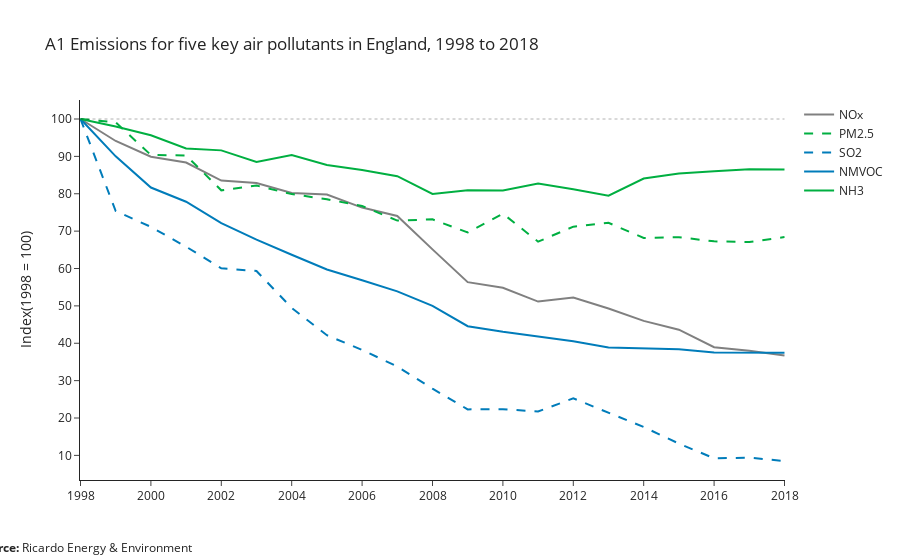

The notebook cell saved with this chart:
### Markdown cell above
### Use plot creation function

### Code cell
plot_A1(
    df=df_processed_chain,
    x='Year',
    y='Index',
    var='ShortPollName',
    var_colours={
        'NH3': '#00AF41',
        'PM2.5': '#00AF41',
        'NOx': 'Grey',
        'NMVOC': '#007CBA',
        'SO2': '#007CBA'
        },
    var_line_style={
        'NH3': 'solid',
        'PM2.5': 'dash',
        'NOx': 'solid',
        'NMVOC': 'solid',
        'SO2': 'dash'
        },
    title=f'A1 Emissions for five key air pollutants in England, {df_processed_chain.Year.min()} to {df_processed_chain.Year.max()}',
    labels={
        'ShortPollName': 'Pollutant'
        },
    title_x='',
    title_y=f'Index({df_processed_chain.Year.min()} = 100)',
    title_legend='', 
    source='Ricardo Energy & Environment'
)

### Figure 1 — Plotly figure (JSON) as saved in the notebook; plotly's stock layout.template omitted (floating-point values rounded to 4 significant figures)
{"data": [{"hovertemplate": "Pollutant=NOx<br>Year=%{x}<br>Index=%{y}<extra></extra>", "legendgroup": "NOx", "line": {"color": "Grey", "dash": "solid"}, "mode": "lines", "name": "NOx", "orientation": "v", "showlegend": true, "type": "scatter", "x": [1998, 1999, 2000, 2001, 2002, 2003, 2004, 2005, 2006, 2007, 2008, 2009, 2010, 2011, 2012, 2013, 2014, 2015, 2016, 2017, 2018], "xaxis": "x", "y": [100, 94.12, 89.91, 88.34, 83.52, 82.85, 80.21, 79.77, 76.3, 74.07, 65.12, 56.36, 54.84, 51.15, 52.21, 49.3, 45.99, 43.63, 38.94, 38.02, 36.73], "yaxis": "y"}, {"hovertemplate": "Pollutant=PM2.5<br>Year=%{x}<br>Index=%{y}<extra></extra>", "legendgroup": "PM2.5", "line": {"color": "#00AF41", "dash": "dash"}, "mode": "lines", "name": "PM2.5", "orientation": "v", "showlegend": true, "type": "scatter", "x": [1998, 1999, 2000, 2001, 2002, 2003, 2004, 2005, 2006, 2007, 2008, 2009, 2010, 2011, 2012, 2013, 2014, 2015, 2016, 2017, 2018], "xaxis": "x", "y": [100, 99.11, 90.37, 90.23, 80.91, 82.19, 79.91, 78.53, 76.72, 72.81, 73.14, 69.65, 74.67, 67.18, 71.2, 72.22, 68.17, 68.37, 67.27, 67.08, 68.41], "yaxis": "y"}, {"hovertemplate": "Pollutant=SO2<br>Year=%{x}<br>Index=%{y}<extra></extra>", "legendgroup": "SO2", "line": {"color": "#007CBA", "dash": "dash"}, "mode": "lines", "name": "SO2", "orientation": "v", "showlegend": true, "type": "scatter", "x": [1998, 1999, 2000, 2001, 2002, 2003, 2004, 2005, 2006, 2007, 2008, 2009, 2010, 2011, 2012, 2013, 2014, 2015, 2016, 2017, 2018], "xaxis": "x", "y": [100, 75.39, 71.13, 65.83, 60.05, 59.34, 49.46, 42.15, 38.21, 33.77, 27.85, 22.31, 22.35, 21.73, 25.26, 21.52, 17.59, 13.15, 9.222, 9.385, 8.498], "yaxis": "y"}, {"hovertemplate": "Pollutant=NMVOC<br>Year=%{x}<br>Index=%{y}<extra></extra>", "legendgroup": "NMVOC", "line": {"color": "#007CBA", "dash": "solid"}, "mode": "lines", "name": "NMVOC", "orientation": "v", "showlegend": true, "type": "scatter", "x": [1998, 1999, 2000, 2001, 2002, 2003, 2004, 2005, 2006, 2007, 2008, 2009, 2010, 2011, 2012, 2013, 2014, 2015, 2016, 2017, 2018], "xaxis": "x", "y": [100, 90.01, 81.66, 77.86, 72.14, 67.75, 63.67, 59.72, 56.84, 53.87, 49.98, 44.55, 43.08, 41.83, 40.56, 38.87, 38.63, 38.38, 37.51, 37.52, 37.45], "yaxis": "y"}, {"hovertemplate": "Pollutant=NH3<br>Year=%{x}<br>Index=%{y}<extra></extra>", "legendgroup": "NH3", "line": {"color": "#00AF41", "dash": "solid"}, "mode": "lines", "name": "NH3", "orientation": "v", "showlegend": true, "type": "scatter", "x": [1998, 1999, 2000, 2001, 2002, 2003, 2004, 2005, 2006, 2007, 2008, 2009, 2010, 2011, 2012, 2013, 2014, 2015, 2016, 2017, 2018], "xaxis": "x", "y": [100, 97.98, 95.67, 92.12, 91.61, 88.5, 90.38, 87.68, 86.33, 84.71, 79.95, 80.91, 80.87, 82.73, 81.21, 79.47, 84.06, 85.4, 86.05, 86.57, 86.49], "yaxis": "y"}], "layout": {"annotations": [{"showarrow": false, "text": "<b>Source:</b> Ricardo Energy & Environment", "x": -0.15, "xanchor": "left", "xref": "paper", "y": -0.15, "yanchor": "top", "yref": "paper"}], "hovermode": "x unified", "legend": {"title": {"text": ""}, "tracegroupgap": 0}, "shapes": [{"line": {"color": "Black", "dash": "dot", "width": 1}, "type": "line", "x0": 1998, "x1": 2018, "xref": "x", "y0": 100, "y1": 100, "yref": "y"}], "title": {"text": "A1 Emissions for five key air pollutants in England, 1998 to 2018"}, "xaxis": {"anchor": "y", "domain": [0, 1], "dtick": 2, "title": {"text": ""}, "type": "linear"}, "yaxis": {"anchor": "x", "domain": [0, 1], "dtick": 10, "title": {"text": "Index(1998 = 100)"}, "type": "linear"}}}
